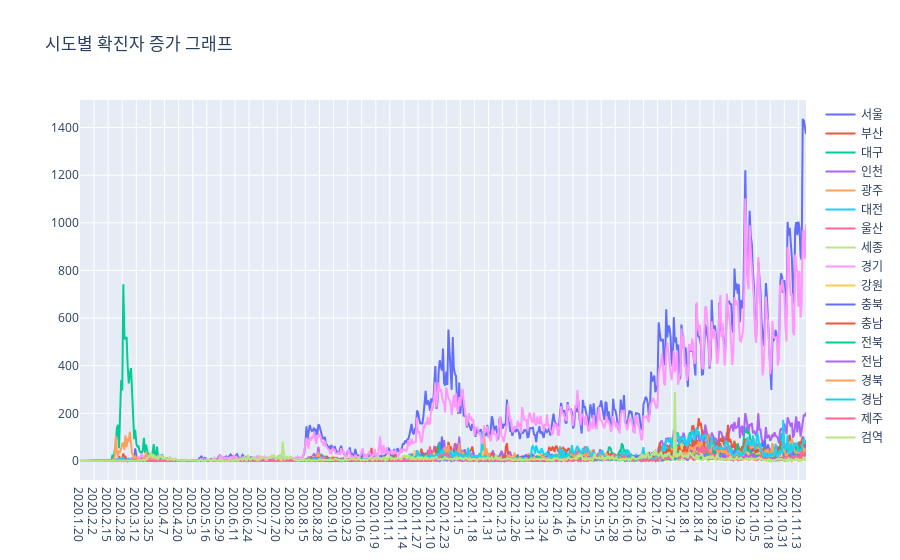

Notebook code for this chart:
### Markdown cell above
# 시도별 확진자 증가 그래프   

그런데 그래프 보면 경기 서울이 너무 커서 다른곳이 안보임   
시도별 총인구수로 짤라서 1000만 이상 / 500만 이상 / 300만 이상 으로 나눠서 표현하는 방법도 고려

### Code cell
fig_covid = go.Figure(
    layout=go.Layout(
        title=go.layout.Title(text="시도별 확진자 증가 그래프")
    )
)

for col in df_covid.columns:
    fig_covid.add_trace(go.Scatter(x=df_covid.index, y=df_covid[col], name=col) )
fig_covid.show()

### Figure 1 — Plotly figure (JSON) as saved in the notebook; plotly's stock layout.template omitted (floating-point values rounded to 4 significant figures; data arrays with more than 128 entries replaced by an {"elided": "..."} marker saying what was removed)
{"data": [{"name": "서울", "type": "scatter", "x": {"elided": "671 str values"}, "y": {"elided": "671 int values"}}, {"name": "부산", "type": "scatter", "x": {"elided": "671 str values"}, "y": {"elided": "671 int values"}}, {"name": "대구", "type": "scatter", "x": {"elided": "671 str values"}, "y": {"elided": "671 int values"}}, {"name": "인천", "type": "scatter", "x": {"elided": "671 str values"}, "y": {"elided": "671 int values"}}, {"name": "광주", "type": "scatter", "x": {"elided": "671 str values"}, "y": {"elided": "671 int values"}}, {"name": "대전", "type": "scatter", "x": {"elided": "671 str values"}, "y": {"elided": "671 int values"}}, {"name": "울산", "type": "scatter", "x": {"elided": "671 str values"}, "y": {"elided": "671 int values"}}, {"name": "세종", "type": "scatter", "x": {"elided": "671 str values"}, "y": {"elided": "671 int values"}}, {"name": "경기", "type": "scatter", "x": {"elided": "671 str values"}, "y": {"elided": "671 int values"}}, {"name": "강원", "type": "scatter", "x": {"elided": "671 str values"}, "y": {"elided": "671 int values"}}, {"name": "충북", "type": "scatter", "x": {"elided": "671 str values"}, "y": {"elided": "671 int values"}}, {"name": "충남", "type": "scatter", "x": {"elided": "671 str values"}, "y": {"elided": "671 int values"}}, {"name": "전북", "type": "scatter", "x": {"elided": "671 str values"}, "y": {"elided": "671 int values"}}, {"name": "전남", "type": "scatter", "x": {"elided": "671 str values"}, "y": {"elided": "671 int values"}}, {"name": "경북", "type": "scatter", "x": {"elided": "671 str values"}, "y": {"elided": "671 int values"}}, {"name": "경남", "type": "scatter", "x": {"elided": "671 str values"}, "y": {"elided": "671 int values"}}, {"name": "제주", "type": "scatter", "x": {"elided": "671 str values"}, "y": {"elided": "671 int values"}}, {"name": "검역", "type": "scatter", "x": {"elided": "671 str values"}, "y": {"elided": "671 int values"}}], "layout": {"title": {"text": "시도별 확진자 증가 그래프"}}}
